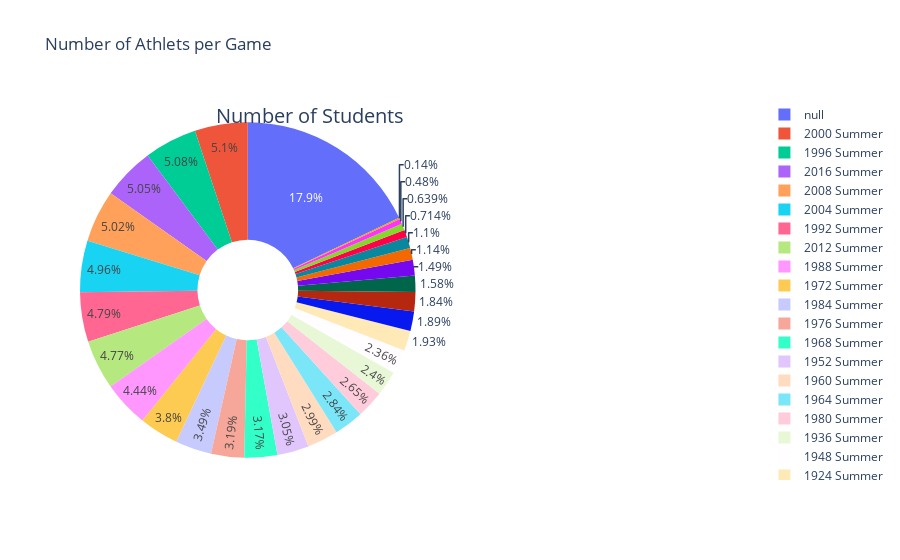

Notebook source saved alongside this figure:
### Code cell
fig = {
  "data": [
    {
      "values": pie1_list,
      "labels": labels,
      "domain": {"x": [0, .5]},
      "name": "Number Of Students Rates",
      "hoverinfo":"label+percent+name",
      "hole": .3,
      "type": "pie"
    },],
  "layout": {
        "title":"Number of Athlets per Game",
        "annotations": [
            { "font": { "size": 20},
              "showarrow": False,
              "text": "Number of Students",
                "x": 0.20,
                "y": 1
            },
        ]
    }
}
iplot(fig)

### Figure 1 — Plotly figure (JSON) as saved in the notebook; plotly's stock layout.template omitted (floating-point values rounded to 4 significant figures; data arrays with more than 128 entries replaced by an {"elided": "..."} marker saying what was removed)
{"data": [{"domain": {"x": [0, 0.5]}, "hole": 0.3, "hoverinfo": "label+percent+name", "labels": {"elided": "906 str values"}, "name": "Number Of Students Rates", "type": "pie", "values": {"elided": "906 int values"}}], "layout": {"annotations": [{"font": {"size": 20}, "showarrow": false, "text": "Number of Students", "x": 0.2, "y": 1}], "title": {"text": "Number of Athlets per Game"}}}
